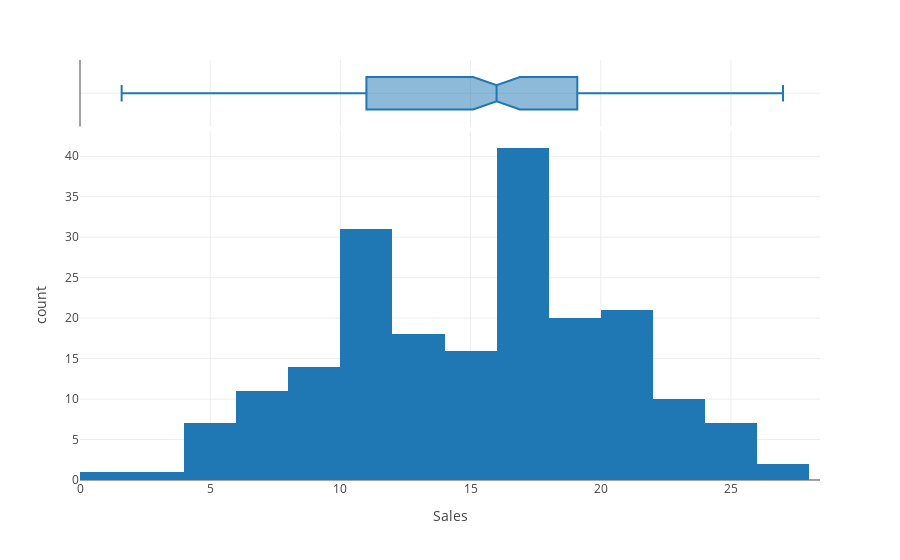

The cell this chart's notebook holds for it:
### Markdown cell above
La variable objetivo en este caso es *Sales*

### Code cell
px.histogram(datos,
             x='Sales',
             template='gridon',
             marginal='box'
             )

### Figure 1 — Plotly figure (JSON) as saved in the notebook; plotly's stock layout.template omitted (floating-point values rounded to 4 significant figures; data arrays with more than 128 entries replaced by an {"elided": "..."} marker saying what was removed)
{"data": [{"alignmentgroup": "True", "bingroup": "x", "hovertemplate": "Sales=%{x}<br>count=%{y}<extra></extra>", "legendgroup": "", "marker": {"color": "#1F77B4", "pattern": {"shape": ""}}, "name": "", "offsetgroup": "", "orientation": "v", "showlegend": false, "type": "histogram", "x": {"elided": "200 float values"}, "xaxis": "x", "yaxis": "y"}, {"alignmentgroup": "True", "hovertemplate": "Sales=%{x}<extra></extra>", "legendgroup": "", "marker": {"color": "#1F77B4"}, "name": "", "notched": true, "offsetgroup": "", "showlegend": false, "type": "box", "x": {"elided": "200 float values"}, "xaxis": "x2", "yaxis": "y2"}], "layout": {"barmode": "relative", "legend": {"tracegroupgap": 0}, "margin": {"t": 60}, "xaxis": {"anchor": "y", "domain": [0, 1], "title": {"text": "Sales"}}, "xaxis2": {"anchor": "y2", "domain": [0, 1], "matches": "x", "showticklabels": false}, "yaxis": {"anchor": "x", "domain": [0, 0.8316], "title": {"text": "count"}}, "yaxis2": {"anchor": "x2", "domain": [0.8416, 1], "matches": "y2", "showline": false, "showticklabels": false, "ticks": ""}}}
